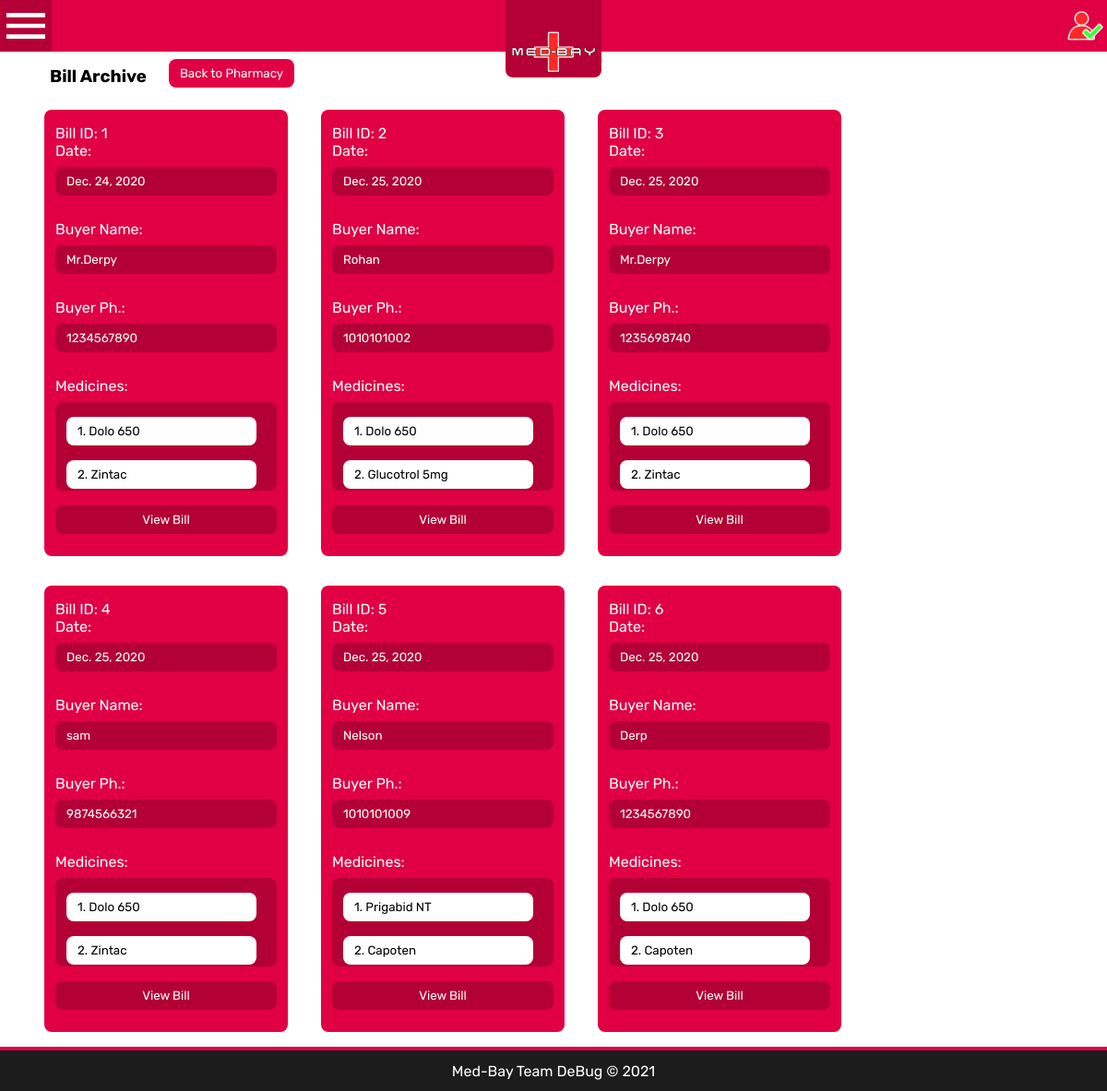
/pharmacy/bill_archive (signed in), run on an earlier commit of the app's database.
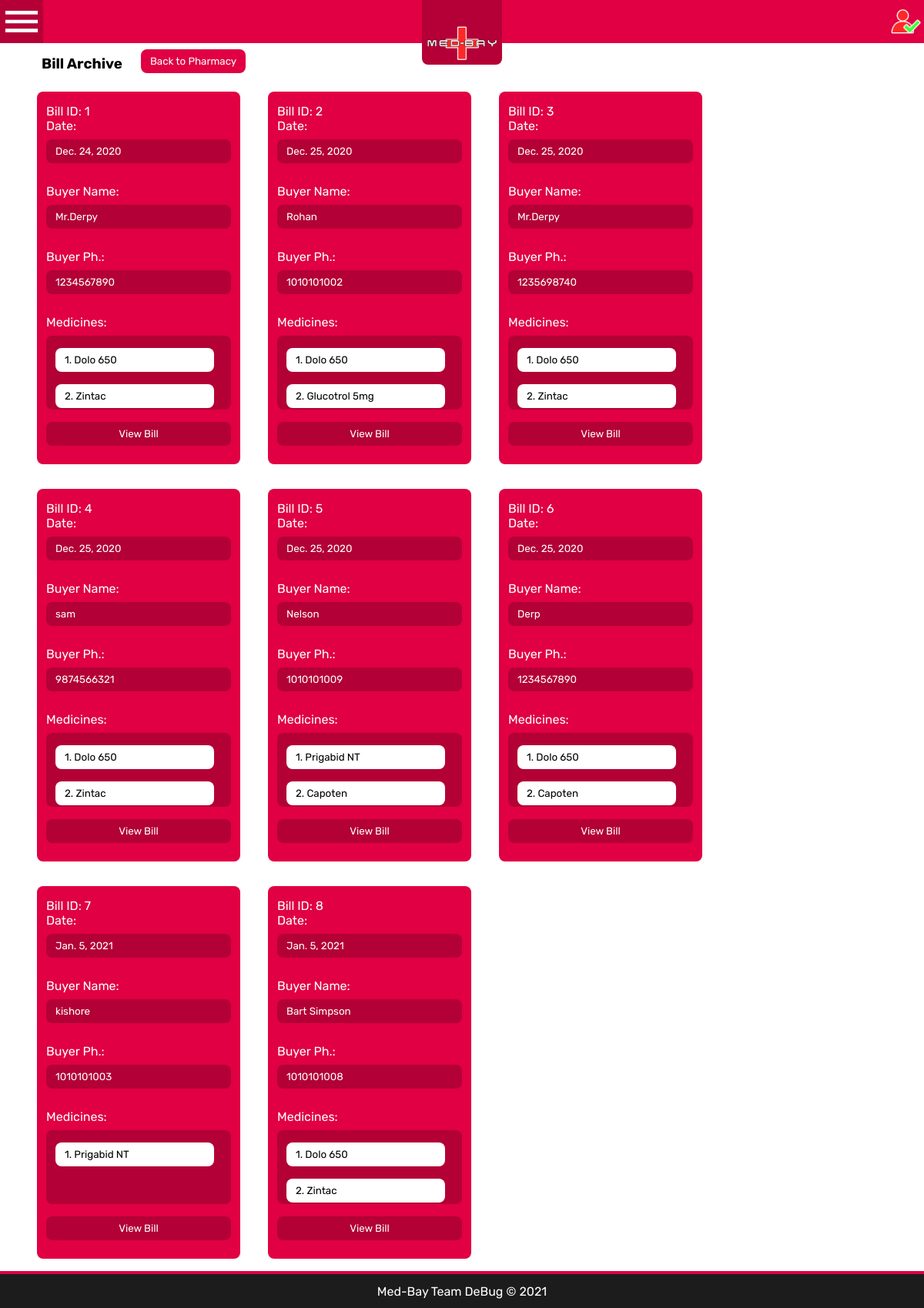
And on a later commit of the database.
### pharma/models.py (models this page shows, shortened)
class Bill(models.Model):
    name = models.CharField(max_length=50)
    contact_num = models.CharField(max_length=10)
    date = models.DateTimeField()

class BillUnit(models.Model):
    bill = models.ForeignKey(Bill, models.CASCADE)
    name = models.CharField(max_length=30)
    desc = models.TextField()
    price = models.IntegerField()
    quantity = models.IntegerField(default=0)

### pharma/views.py (the view)
# urls.py: path('bill_archive', views.bill_archive, name="bill_archive"),
@login_required()
def bill_archive(request):
    validate_access(request, 'p')
    bills = Bill.objects.all()
    return render(request, 'pharma/bill_archive.html', context={"bills": bills})

### admins/utils.py (called while the page is built)
def validate_access(request, role, message=""):
    user = User.objects.get(username=request.user)
    if user.staff.role != role:
        raise PermissionDenied(message)
    return user

### pharma/templates/pharma/bill_archive.html (shortened to what this page needs)
{%extends 'template.html'%}
{%block body%}
<div class="root-container">
    <span style="display: flex; align-content: space-between; align-items: flex-start">
        <h3 class="list-title">Bill Archive</h3><br>
        <button class="item-detail" id="remove-stock-btn" onclick="document.location='{% url 'pharma:shop' %}'">Back to Pharmacy</button>
    </span>
    <div class="list-container">
        {%for bill in bills%}
        <div id="{{item.id}}" class="container" style="width: 20vw;">
            <label class="item-detail-label">Bill ID: {{bill.id}}</label>
            <label class="item-detail-label">Date: </label>
            <input class="item-detail" id="{{bill.id}}_date" type="text" value="{{bill.date.date}}" readonly><br>
            <label class="item-detail-label">Buyer Name: </label>
            <input class="item-detail" id="{{bill.id}}_name" type="text" value="{{bill.name}}" readonly><br>
            <label class="item-detail-label">Buyer Ph.: </label>
            <input class="item-detail" id="{{bill.id}}_name" type="text" value="{{bill.contact_num}}" readonly><br>
            <label class="item-detail-label">Medicines: </label>
            <span class="item-detail" style="overflow: scroll; height: 10vh;">
            {% for medicine in bill.billunit_set.all %}
                <input class="item-detail" id="{{bill.id}}_{{medicine.id}}" type="text" value="{{forloop.counter}}. {{medicine.name}}" style="background-color: white; color: black;" readonly>
            {%endfor%}
            </span>
            <button class="item-detail" onclick="viewBill({{bill.id}})">View Bill</button>
        </div>
        {%endfor%}
    </div>
</div>
{%endblock%}

What changed in the data, as far as the page shows it:
added Bill: id "7", date "Jan. 5, 2021", name "kishore", contact_num "1010101003"
added BillUnit: name "1. Prigabid NT", shown under "7"
added Bill: id "8", date "Jan. 5, 2021", name "Bart Simpson", contact_num "1010101008"
added BillUnit: name "1. Dolo 650", shown under "8"
added BillUnit: name "2. Zintac", shown under "8"
